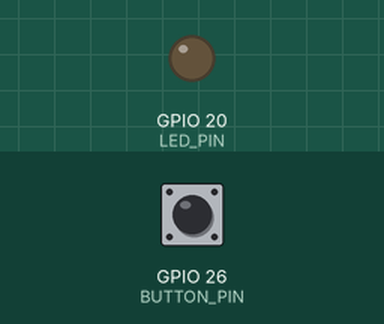
A program run on a simulated Raspberry Pi (BCM pin numbers). Parts: output pins drawn as LEDs (lit = HIGH). Inputs (shaded band) come from the test bench; at power-on: GPIO 26 (BUTTON_PIN) LOW.

Above: at 1.2 s.
1.3 s: GPIO 26 (BUTTON_PIN) pulled HIGH for 0.15 s
At 1.37 s:
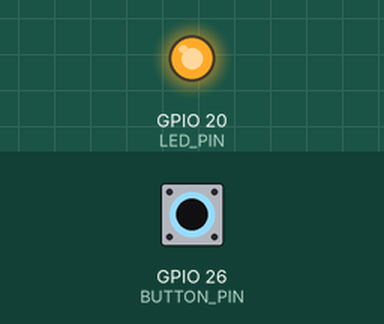
2.9 s: GPIO 26 (BUTTON_PIN) pulled HIGH for 3.2 s
At 6.4 s:
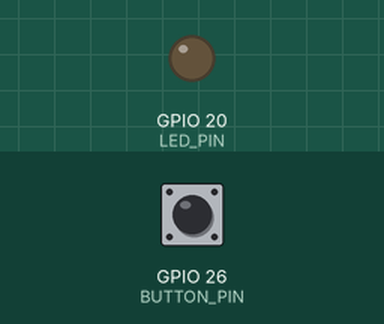
Timing chart, 0 to 7.9 s (numbered marks = the images above; inputs shaded):
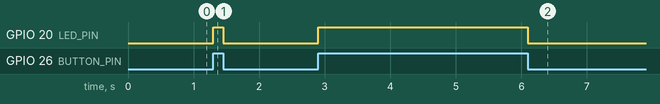

Measured:
- after the input at 1.3 s, GPIO 20 (LED_PIN): LOW → HIGH at once, → LOW 0.15 s later
- after the input at 2.9 s, GPIO 20 (LED_PIN): LOW → HIGH at once, → LOW 3.2 s later

The program:

a.py
```python
import RPi.GPIO as GPIO

LED_PIN = 20
BUTTON_PIN = 26

GPIO.setwarnings(False)
GPIO.setmode(GPIO.BCM)
GPIO.setup(LED_PIN, GPIO.OUT)
GPIO.setup(BUTTON_PIN, GPIO.IN, GPIO.PUD_DOWN)

# while True:
#     GPIO.output(LED_PIN, GPIO.HIGH)

while True:
    buttonState = GPIO.input(BUTTON_PIN)

    if buttonState == GPIO.HIGH:
        GPIO.output(LED_PIN, GPIO.HIGH)

    else:
        GPIO.output(LED_PIN, GPIO.LOW)
```
